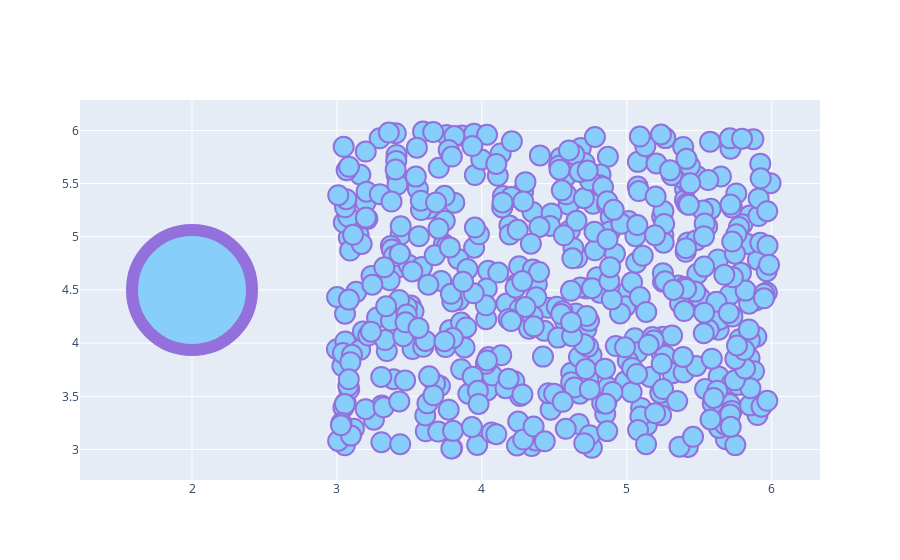

Here is the notebook cell this chart was saved with:
### Code cell
import plotly.graph_objects as go

# Generate example data
import numpy as np
np.random.seed(1)

x = np.random.uniform(low=3, high=6, size=(500,))
y = np.random.uniform(low=3, high=6, size=(500,))

# Build figure
fig = go.Figure()

# Add scatter trace with medium sized markers
fig.add_trace(
    go.Scatter(
        mode='markers',
        x=x,
        y=y,
        marker=dict(
            color='LightSkyBlue',
            size=20,
            line=dict(
                color='MediumPurple',
                width=2
            )
        ),
        showlegend=False
    )
)

# Add trace with large marker
fig.add_trace(
    go.Scatter(
        mode='markers',
        x=[2],
        y=[4.5],
        marker=dict(
            color='LightSkyBlue',
            size=120,
            line=dict(
                color='MediumPurple',
                width=12
            )
        ),
        showlegend=False
    )
)

fig.show()

### Figure 1 — Plotly figure (JSON) as saved in the notebook; plotly's stock layout.template omitted (floating-point values rounded to 4 significant figures; data arrays with more than 128 entries replaced by an {"elided": "..."} marker saying what was removed)
{"data": [{"marker": {"color": "LightSkyBlue", "line": {"color": "MediumPurple", "width": 2}, "size": 20}, "mode": "markers", "showlegend": false, "type": "scatter", "x": {"elided": "500 float values"}, "y": {"elided": "500 float values"}}, {"marker": {"color": "LightSkyBlue", "line": {"color": "MediumPurple", "width": 12}, "size": 120}, "mode": "markers", "showlegend": false, "type": "scatter", "x": [2], "y": [4.5]}], "layout": {}}
